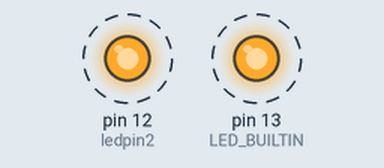
Recording of a sketch running on a simulated Arduino Uno, built with avr-gcc and run on an emulated ATmega328P. Parts: output pins drawn as LEDs (lit = HIGH). Dashed ring = blinking.

Above: at 0.2 s.
Timing chart, 0 to 3.0 s (numbered marks = the images above):
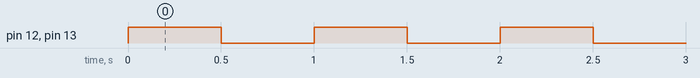

Measured:
- by itself, pin 12 (ledpin2), pin 13 (LED_BUILTIN): alternates HIGH for 0.50 s and LOW for 0.50 s

The sketch:

lab_blink.ino
```cpp
int ledpin2=12;

// the setup function runs once when you press reset or power the board
void setup() {
  // initialize digital pin LED_BUILTIN as an output.
  pinMode(LED_BUILTIN, OUTPUT);
  pinMode(ledpin2, OUTPUT);
}

// the loop function runs over and over again forever
void loop() {
  digitalWrite(LED_BUILTIN, HIGH);  // turn the LED on (HIGH is the voltage level)
  digitalWrite(ledpin2, HIGH);
  delay(500);                      // wait for a second
  digitalWrite(LED_BUILTIN, LOW);   // turn the LED off by making the voltage LOW
  digitalWrite(ledpin2, LOW);
  delay(500);                      // wait for a second
}
```
